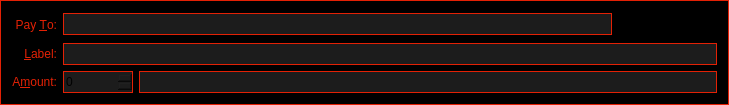
<?xml version="1.0" encoding="UTF-8"?>
<ui version="4.0">
 <class>SendCoinsEntry</class>
 <widget class="QFrame" name="SendCoinsEntry">
  <property name="geometry">
   <rect>
    <x>0</x>
    <y>0</y>
    <width>729</width>
    <height>103</height>
   </rect>
  </property>
  <property name="palette">
   <palette>
    <active>
     <colorrole role="WindowText">
      <brush brushstyle="SolidPattern">
       <color alpha="255">
        <red>242</red>
        <green>101</green>
        <blue>34</blue>
       </color>
      </brush>
     </colorrole>
     <colorrole role="Button">
      <brush brushstyle="SolidPattern">
       <color alpha="255">
        <red>0</red>
        <green>0</green>
        <blue>0</blue>
       </color>
      </brush>
     </colorrole>
     <colorrole role="Light">
      <brush brushstyle="SolidPattern">
       <color alpha="255">
        <red>255</red>
        <green>180</green>
        <blue>144</blue>
       </color>
      </brush>
     </colorrole>
     <colorrole role="Midlight">
      <brush brushstyle="SolidPattern">
       <color alpha="255">
        <red>248</red>
        <green>140</green>
        <blue>89</blue>
       </color>
      </brush>
     </colorrole>
     <colorrole role="Dark">
      <brush brushstyle="SolidPattern">
       <color alpha="255">
        <red>121</red>
        <green>50</green>
        <blue>17</blue>
       </color>
      </brush>
     </colorrole>
     <colorrole role="Mid">
      <brush brushstyle="SolidPattern">
       <color alpha="255">
        <red>161</red>
        <green>67</green>
        <blue>22</blue>
       </color>
      </brush>
     </colorrole>
     <colorrole role="Text">
      <brush brushstyle="SolidPattern">
       <color alpha="255">
        <red>0</red>
        <green>0</green>
        <blue>0</blue>
       </color>
      </brush>
     </colorrole>
     <colorrole role="BrightText">
      <brush brushstyle="SolidPattern">
       <color alpha="255">
        <red>255</red>
        <green>255</green>
        <blue>255</blue>
       </color>
      </brush>
     </colorrole>
     <colorrole role="ButtonText">
      <brush brushstyle="SolidPattern">
       <color alpha="255">
        <red>0</red>
        <green>0</green>
        <blue>0</blue>
       </color>
      </brush>
     </colorrole>
     <colorrole role="Base">
      <brush brushstyle="SolidPattern">
       <color alpha="255">
        <red>0</red>
        <green>0</green>
        <blue>0</blue>
       </color>
      </brush>
     </colorrole>
     <colorrole role="Window">
      <brush brushstyle="SolidPattern">
       <color alpha="255">
        <red>0</red>
        <green>0</green>
        <blue>0</blue>
       </color>
      </brush>
     </colorrole>
     <colorrole role="Shadow">
      <brush brushstyle="SolidPattern">
       <color alpha="255">
        <red>0</red>
        <green>0</green>
        <blue>0</blue>
       </color>
      </brush>
     </colorrole>
     <colorrole role="AlternateBase">
      <brush brushstyle="SolidPattern">
       <color alpha="255">
        <red>248</red>
        <green>178</green>
        <blue>144</blue>
       </color>
      </brush>
     </colorrole>
     <colorrole role="ToolTipBase">
      <brush brushstyle="SolidPattern">
       <color alpha="255">
        <red>255</red>
        <green>255</green>
        <blue>220</blue>
       </color>
      </brush>
     </colorrole>
     <colorrole role="ToolTipText">
      <brush brushstyle="SolidPattern">
       <color alpha="255">
        <red>0</red>
        <green>0</green>
        <blue>0</blue>
       </color>
      </brush>
     </colorrole>
    </active>
    <inactive>
     <colorrole role="WindowText">
      <brush brushstyle="SolidPattern">
       <color alpha="255">
        <red>242</red>
        <green>101</green>
        <blue>34</blue>
       </color>
      </brush>
     </colorrole>
     <colorrole role="Button">
      <brush brushstyle="SolidPattern">
       <color alpha="255">
        <red>0</red>
        <green>0</green>
        <blue>0</blue>
       </color>
      </brush>
     </colorrole>
     <colorrole role="Light">
      <brush brushstyle="SolidPattern">
       <color alpha="255">
        <red>255</red>
        <green>180</green>
        <blue>144</blue>
       </color>
      </brush>
     </colorrole>
     <colorrole role="Midlight">
      <brush brushstyle="SolidPattern">
       <color alpha="255">
        <red>248</red>
        <green>140</green>
        <blue>89</blue>
       </color>
      </brush>
     </colorrole>
     <colorrole role="Dark">
      <brush brushstyle="SolidPattern">
       <color alpha="255">
        <red>121</red>
        <green>50</green>
        <blue>17</blue>
       </color>
      </brush>
     </colorrole>
     <colorrole role="Mid">
      <brush brushstyle="SolidPattern">
       <color alpha="255">
        <red>161</red>
        <green>67</green>
        <blue>22</blue>
       </color>
      </brush>
     </colorrole>
     <colorrole role="Text">
      <brush brushstyle="SolidPattern">
       <color alpha="255">
        <red>0</red>
        <green>0</green>
        <blue>0</blue>
       </color>
      </brush>
     </colorrole>
     <colorrole role="BrightText">
      <brush brushstyle="SolidPattern">
       <color alpha="255">
        <red>255</red>
        <green>255</green>
        <blue>255</blue>
       </color>
      </brush>
     </colorrole>
     <colorrole role="ButtonText">
      <brush brushstyle="SolidPattern">
       <color alpha="255">
        <red>0</red>
        <green>0</green>
        <blue>0</blue>
       </color>
      </brush>
     </colorrole>
     <colorrole role="Base">
      <brush brushstyle="SolidPattern">
       <color alpha="255">
        <red>0</red>
        <green>0</green>
        <blue>0</blue>
       </color>
      </brush>
     </colorrole>
     <colorrole role="Window">
      <brush brushstyle="SolidPattern">
       <color alpha="255">
        <red>0</red>
        <green>0</green>
        <blue>0</blue>
       </color>
      </brush>
     </colorrole>
     <colorrole role="Shadow">
      <brush brushstyle="SolidPattern">
       <color alpha="255">
        <red>0</red>
        <green>0</green>
        <blue>0</blue>
       </color>
      </brush>
     </colorrole>
     <colorrole role="AlternateBase">
      <brush brushstyle="SolidPattern">
       <color alpha="255">
        <red>248</red>
        <green>178</green>
        <blue>144</blue>
       </color>
      </brush>
     </colorrole>
     <colorrole role="ToolTipBase">
      <brush brushstyle="SolidPattern">
       <color alpha="255">
        <red>255</red>
        <green>255</green>
        <blue>220</blue>
       </color>
      </brush>
     </colorrole>
     <colorrole role="ToolTipText">
      <brush brushstyle="SolidPattern">
       <color alpha="255">
        <red>0</red>
        <green>0</green>
        <blue>0</blue>
       </color>
      </brush>
     </colorrole>
    </inactive>
    <disabled>
     <colorrole role="WindowText">
      <brush brushstyle="SolidPattern">
       <color alpha="255">
        <red>121</red>
        <green>50</green>
        <blue>17</blue>
       </color>
      </brush>
     </colorrole>
     <colorrole role="Button">
      <brush brushstyle="SolidPattern">
       <color alpha="255">
        <red>0</red>
        <green>0</green>
        <blue>0</blue>
       </color>
      </brush>
     </colorrole>
     <colorrole role="Light">
      <brush brushstyle="SolidPattern">
       <color alpha="255">
        <red>255</red>
        <green>180</green>
        <blue>144</blue>
       </color>
      </brush>
     </colorrole>
     <colorrole role="Midlight">
      <brush brushstyle="SolidPattern">
       <color alpha="255">
        <red>248</red>
        <green>140</green>
        <blue>89</blue>
       </color>
      </brush>
     </colorrole>
     <colorrole role="Dark">
      <brush brushstyle="SolidPattern">
       <color alpha="255">
        <red>121</red>
        <green>50</green>
        <blue>17</blue>
       </color>
      </brush>
     </colorrole>
     <colorrole role="Mid">
      <brush brushstyle="SolidPattern">
       <color alpha="255">
        <red>161</red>
        <green>67</green>
        <blue>22</blue>
       </color>
      </brush>
     </colorrole>
     <colorrole role="Text">
      <brush brushstyle="SolidPattern">
       <color alpha="255">
        <red>121</red>
        <green>50</green>
        <blue>17</blue>
       </color>
      </brush>
     </colorrole>
     <colorrole role="BrightText">
      <brush brushstyle="SolidPattern">
       <color alpha="255">
        <red>255</red>
        <green>255</green>
        <blue>255</blue>
       </color>
      </brush>
     </colorrole>
     <colorrole role="ButtonText">
      <brush brushstyle="SolidPattern">
       <color alpha="255">
        <red>121</red>
        <green>50</green>
        <blue>17</blue>
       </color>
      </brush>
     </colorrole>
     <colorrole role="Base">
      <brush brushstyle="SolidPattern">
       <color alpha="255">
        <red>0</red>
        <green>0</green>
        <blue>0</blue>
       </color>
      </brush>
     </colorrole>
     <colorrole role="Window">
      <brush brushstyle="SolidPattern">
       <color alpha="255">
        <red>0</red>
        <green>0</green>
        <blue>0</blue>
       </color>
      </brush>
     </colorrole>
     <colorrole role="Shadow">
      <brush brushstyle="SolidPattern">
       <color alpha="255">
        <red>0</red>
        <green>0</green>
        <blue>0</blue>
       </color>
      </brush>
     </colorrole>
     <colorrole role="AlternateBase">
      <brush brushstyle="SolidPattern">
       <color alpha="255">
        <red>242</red>
        <green>101</green>
        <blue>34</blue>
       </color>
      </brush>
     </colorrole>
     <colorrole role="ToolTipBase">
      <brush brushstyle="SolidPattern">
       <color alpha="255">
        <red>255</red>
        <green>255</green>
        <blue>220</blue>
       </color>
      </brush>
     </colorrole>
     <colorrole role="ToolTipText">
      <brush brushstyle="SolidPattern">
       <color alpha="255">
        <red>0</red>
        <green>0</green>
        <blue>0</blue>
       </color>
      </brush>
     </colorrole>
    </disabled>
   </palette>
  </property>
  <property name="windowTitle">
   <string>Form</string>
  </property>
  <property name="styleSheet">
   <string notr="true">#SendCoinsEntry{
	background-color: #000;
	border: 1px solid #e32105;
	}

TrianglesAmountField QAbstractItemView {
	background-color: #1c1c1c;
	selection-background-color:#3d0e04;
	outline: 0px;
	selection-color: #e32105; 
	border: 1px solid #e32105;
	color:#e32105;
	}</string>
  </property>
  <property name="frameShape">
   <enum>QFrame::StyledPanel</enum>
  </property>
  <property name="frameShadow">
   <enum>QFrame::Sunken</enum>
  </property>
  <layout class="QGridLayout" name="gridLayout">
   <item row="0" column="0">
    <widget class="QLabel" name="label_2">
     <property name="styleSheet">
      <string notr="true">color: #e32105;</string>
     </property>
     <property name="text">
      <string>Pay &amp;To:</string>
     </property>
     <property name="alignment">
      <set>Qt::AlignRight|Qt::AlignTrailing|Qt::AlignVCenter</set>
     </property>
     <property name="buddy">
      <cstring>payTo</cstring>
     </property>
    </widget>
   </item>
   <item row="0" column="1" colspan="2">
    <layout class="QHBoxLayout" name="payToLayout">
     <property name="spacing">
      <number>6</number>
     </property>
     <item>
      <widget class="QValidatedLineEdit" name="payTo">
       <property name="minimumSize">
        <size>
         <width>0</width>
         <height>22</height>
        </size>
       </property>
       <property name="toolTip">
        <string>The address to send the payment to  (e.g. TXc7mPCNFFpinDonuSH5PNVY9S8nBcvGQm)</string>
       </property>
       <property name="styleSheet">
        <string notr="true">QLineEdit {
	background-color: #1c1c1c;
	border: 1px solid #e32105;
	}</string>
       </property>
       <property name="maxLength">
        <number>34</number>
       </property>
      </widget>
     </item>
     <item>
      <widget class="QToolButton" name="addressBookButton">
       <property name="toolTip">
        <string>Choose address from address book</string>
       </property>
       <property name="styleSheet">
        <string notr="true">QToolButton {
	text-align:left;
	border: 0px solid gray;
	padding: 3px 5px 3px 5px;
	}

QToolButton:pressed:flat {
	color: #000;
	background-color: #e32105;
	}

QToolButton:hover {
	background-color: #3d0e04;
	}

QToolButton:!enabled {
	color: #3d0e04;
	}</string>
       </property>
       <property name="text">
        <string/>
       </property>
       <property name="icon">
        <iconset resource="../triangles.qrc">
         <normaloff>:/menu_16/addressbook</normaloff>:/menu_16/addressbook</iconset>
       </property>
       <property name="shortcut">
        <string>Alt+A</string>
       </property>
      </widget>
     </item>
     <item>
      <widget class="QToolButton" name="pasteButton">
       <property name="toolTip">
        <string>Paste address from clipboard</string>
       </property>
       <property name="styleSheet">
        <string notr="true">QToolButton {
	text-align:left;
	border: 0px solid gray;
	padding: 3px 5px 3px 5px;
	}

QToolButton:pressed:flat {
	color: #000;
	background-color: #e32105;
	}

QToolButton:hover {
	background-color: #3d0e04;
	}

QToolButton:!enabled {
	color: #3d0e04;
	}</string>
       </property>
       <property name="text">
        <string/>
       </property>
       <property name="icon">
        <iconset resource="../triangles.qrc">
         <normaloff>:/menu_16/paste</normaloff>:/menu_16/paste</iconset>
       </property>
       <property name="shortcut">
        <string>Alt+P</string>
       </property>
      </widget>
     </item>
     <item>
      <widget class="QToolButton" name="deleteButton">
       <property name="toolTip">
        <string>Remove this recipient</string>
       </property>
       <property name="styleSheet">
        <string notr="true">QToolButton {
	text-align:left;
	border: 0px solid gray;
	padding: 3px 5px 3px 5px;
	}

QToolButton:pressed:flat {
	color: #000;
	background-color: #e32105;
	}

QToolButton:hover {
	background-color: #3d0e04;
	}

QToolButton:!enabled {
	color: #3d0e04;
	}</string>
       </property>
       <property name="text">
        <string/>
       </property>
       <property name="icon">
        <iconset resource="../triangles.qrc">
         <normaloff>:/icons/remove</normaloff>:/icons/remove</iconset>
       </property>
      </widget>
     </item>
    </layout>
   </item>
   <item row="1" column="0">
    <widget class="QLabel" name="label_4">
     <property name="styleSheet">
      <string notr="true">color: #e32105;
      </string>
     </property>
     <property name="text">
      <string>&amp;Label:</string>
     </property>
     <property name="alignment">
      <set>Qt::AlignRight|Qt::AlignTrailing|Qt::AlignVCenter</set>
     </property>
     <property name="buddy">
      <cstring>addAsLabel</cstring>
     </property>
    </widget>
   </item>
   <item row="1" column="1" colspan="2">
    <widget class="QValidatedLineEdit" name="addAsLabel">
     <property name="enabled">
      <bool>true</bool>
     </property>
     <property name="minimumSize">
      <size>
       <width>0</width>
       <height>22</height>
      </size>
     </property>
     <property name="toolTip">
      <string>Enter a label for this address to add it to your address book</string>
     </property>
     <property name="styleSheet">
      <string notr="true">QLineEdit {
	background-color: #1c1c1c;
	border: 1px solid #e32105;
	}</string>
     </property>
    </widget>
   </item>
   <item row="2" column="0">
    <widget class="QLabel" name="label">
     <property name="minimumSize">
      <size>
       <width>0</width>
       <height>20</height>
      </size>
     </property>
     <property name="styleSheet">
      <string notr="true">color: #e32105;
      </string>
     </property>
     <property name="text">
      <string>A&amp;mount:</string>
     </property>
     <property name="alignment">
      <set>Qt::AlignRight|Qt::AlignTrailing|Qt::AlignVCenter</set>
     </property>
     <property name="buddy">
      <cstring>payAmount</cstring>
     </property>
    </widget>
   </item>
   <item row="2" column="1">
    <widget class="TrianglesAmountField" name="payAmount">
     <property name="minimumSize">
      <size>
       <width>70</width>
       <height>22</height>
      </size>
     </property>
     <property name="palette">
      <palette>
       <active>
        <colorrole role="Button">
         <brush brushstyle="SolidPattern">
          <color alpha="255">
           <red>28</red>
           <green>28</green>
           <blue>28</blue>
          </color>
         </brush>
        </colorrole>
        <colorrole role="Base">
         <brush brushstyle="SolidPattern">
          <color alpha="255">
           <red>28</red>
           <green>28</green>
           <blue>28</blue>
          </color>
         </brush>
        </colorrole>
        <colorrole role="Window">
         <brush brushstyle="SolidPattern">
          <color alpha="255">
           <red>28</red>
           <green>28</green>
           <blue>28</blue>
          </color>
         </brush>
        </colorrole>
       </active>
       <inactive>
        <colorrole role="Button">
         <brush brushstyle="SolidPattern">
          <color alpha="255">
           <red>28</red>
           <green>28</green>
           <blue>28</blue>
          </color>
         </brush>
        </colorrole>
        <colorrole role="Base">
         <brush brushstyle="SolidPattern">
          <color alpha="255">
           <red>28</red>
           <green>28</green>
           <blue>28</blue>
          </color>
         </brush>
        </colorrole>
        <colorrole role="Window">
         <brush brushstyle="SolidPattern">
          <color alpha="255">
           <red>28</red>
           <green>28</green>
           <blue>28</blue>
          </color>
         </brush>
        </colorrole>
       </inactive>
       <disabled>
        <colorrole role="Button">
         <brush brushstyle="SolidPattern">
          <color alpha="255">
           <red>28</red>
           <green>28</green>
           <blue>28</blue>
          </color>
         </brush>
        </colorrole>
        <colorrole role="Base">
         <brush brushstyle="SolidPattern">
          <color alpha="255">
           <red>28</red>
           <green>28</green>
           <blue>28</blue>
          </color>
         </brush>
        </colorrole>
        <colorrole role="Window">
         <brush brushstyle="SolidPattern">
          <color alpha="255">
           <red>28</red>
           <green>28</green>
           <blue>28</blue>
          </color>
         </brush>
        </colorrole>
       </disabled>
      </palette>
     </property>
     <property name="contextMenuPolicy">
      <enum>Qt::NoContextMenu</enum>
     </property>
     <property name="styleSheet">
      <string notr="true">border: 1px solid #e32105;
	background-color: #1c1c1c;
      </string>
     </property>
    </widget>
   </item>
   <item row="2" column="2">
    <widget class="QValidatedLineEdit" name="narration">
     <property name="enabled">
      <bool>true</bool>
     </property>
     <property name="minimumSize">
      <size>
       <width>0</width>
       <height>22</height>
      </size>
     </property>
     <property name="toolTip">
      <string>Enter a short note to send with payment (max 24 characters)</string>
     </property>
     <property name="styleSheet">
      <string notr="true">QLineEdit
	{
	background-color: #1c1c1c;
	border: 1px solid #e32105;
	}</string>
     </property>
    </widget>
   </item>
  </layout>
 </widget>
 <customwidgets>
  <customwidget>
   <class>QValidatedLineEdit</class>
   <extends>QLineEdit</extends>
   <header>qvalidatedlineedit.h</header>
  </customwidget>
  <customwidget>
   <class>TrianglesAmountField</class>
   <extends>QSpinBox</extends>
   <header>trianglesamountfield.h</header>
   <container>1</container>
  </customwidget>
 </customwidgets>
 <resources>
  <include location="../triangles.qrc"/>
 </resources>
 <connections/>
</ui>
